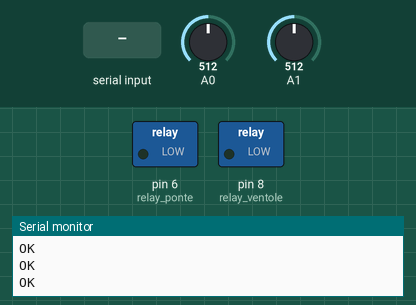
This sketch was run on a simulated Arduino Uno, built with avr-gcc and run on an emulated ATmega328P. Parts: switched loads named in the sketch (green lamp = pin HIGH), the last lines printed to the serial monitor. Inputs (shaded band) come from the test bench; at power-on: A0 = 512, A1 = 512. The modem accepts every AT command (registered, SIM ready, sends succeed) and sends nothing else.

Above: at 4.2 s.
4.3 s: "ON" received over the second serial link
At 4.9 s:
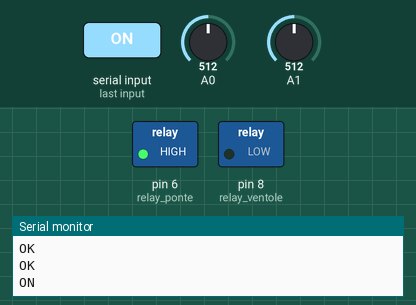
5.9 s: "OFF" received over the second serial link
At 7.4 s:
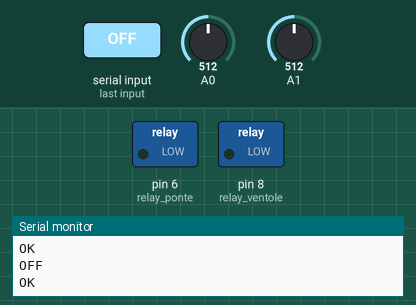
Timing chart, 0 to 8.9 s (numbered marks = the images above; inputs shaded):
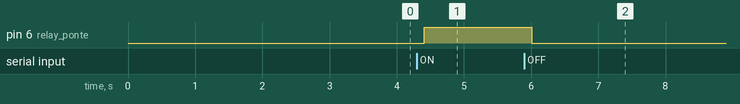

The sketch:

ponteRadio.ino
```cpp
#include "SoftwareSerial.h";
#include <Sim800l.h>

SoftwareSerial mySerial(3,2);  // (Rx,Tx  > Tx,Rx)

//defiine libreria
Sim800l Sim800l;

float voltaggio;
float temp_radio1;
int temp_radio2;
char incomingByte;
String inputString;
int relay_ponte = 6; // Output for Relay Control
int relay_ventole = 8;
int statorelay_ponte;

bool tempAlert=false;

void setup()
{
      pinMode(relay_ponte, OUTPUT);
      digitalWrite(relay_ponte, LOW);
      pinMode(relay_ventole, OUTPUT);
      digitalWrite(relay_ventole, LOW);
      Serial.begin(9600);
      mySerial.begin(9600);

     while(!mySerial.available()){
        mySerial.println("AT");
        delay(1000);
        Serial.println("Connessione in corso...");
        }
      Serial.println("Connesso !");

      mySerial.println("AT+CMGF=1");  //Set SMS to Text Mode
      delay(1000);
      mySerial.println("AT+CNMI=1,2,0,0,0");  //Procedure to handle newly arrived messages(command name in text: new message indications to TE)
      delay(1000);
      mySerial.println("AT+CMGL=\"REC UNREAD\""); // Read Unread Messages
     }

void loop(){

  //msg arrivato
  if(mySerial.available()){
      delay(100);

      // Serial Buffer
      while(mySerial.available()){
        incomingByte = mySerial.read();
        inputString += incomingByte;
        }

        delay(10);

        Serial.println(inputString);
        inputString.toUpperCase(); // Uppercase the Received Message


        //turn RELAY ON or OFF
        if (inputString.indexOf("ON") > -1){
          digitalWrite(relay_ponte, HIGH);
        }

        if (inputString.indexOf("OFF") > -1){
          digitalWrite(relay_ponte, LOW);
        }

        if (inputString.indexOf("STATUS") > -1){
          delay(100);

          voltaggio = analogRead(A0)*0.01368 ;
          temp_radio1= map(analogRead(A1),0,1023,0,5000)/10;
          temp_radio2= map(analogRead(A2),0,1023,0,5000)/10;
          Serial.print("TEMP_RADIO 1: ");
          Serial.print(temp_radio1);
          Serial.println("°C");
          Serial.print("TEMP_RADIO 2: ");
          Serial.print(temp_radio2);
          Serial.println("°C");
          Serial.print("TENSIONE BATTERIA: ");
          Serial.print(voltaggio);
          Serial.println("V");
          delay(100);

          statorelay_ponte= digitalRead(relay_ponte);


          if(statorelay_ponte){
            Serial.println("PONTE ATTIVO");
          } else {
            Serial.println("PONTE NON ATTIVO");
          }

          delay(1000);
          statorelay_ponte = "";


        }

        //Delete Messages & Save Memory
        if (inputString.indexOf("OK") == -1){
        mySerial.println("AT+CMGDA=\"DEL ALL\"");
        delay(1000);

        }

        inputString = "";
  }

  voltaggio = analogRead(A0)*0.01368 ;
  temp_radio1= analogRead(A1)/2.046;

  //temp_radio2= map(analogRead(A2),0,1023,0,5000)/10;
  //if(temp_radio1 >35 || temp_radio2>35)


  if(temp_radio1>35 || temp_radio2>35){
    //accendi ventole
  }else if(temp_radio1<25 || temp_radio2<25){
    //spegni ventole
  }


  }//end loop
```

Sim800l.h
```cpp
/* this library is writing by  Cristian Steib.
 *      steibkhriz@gmail.com
 *  Designed to work with the GSM Sim800l,maybe work with SIM900L
 *
 *     This library use SoftwareSerial, you can define de RX and TX pin
 *     in the header "Sim800l.h" ,by default the pin is RX=10 TX=11..
 *     be sure that gnd is attached to arduino too.
 *     You can also change the other preferred RESET_PIN
 *
 *     Esta libreria usa SoftwareSerial, se pueden cambiar los pines de RX y TX
 *     en el archivo header, "Sim800l.h", por defecto los pines vienen configurado en
 *     RX=10 TX=11.
 *     Tambien se puede cambiar el RESET_PIN por otro que prefiera
 *
 *    PINOUT:
 *        _____________________________
 *       |  ARDUINO UNO >>>   SIM800L  |
 *        -----------------------------
 *            GND      >>>   GND
 *        RX  10       >>>   TX
 *        TX  11       >>>   RX
 *       RESET 2       >>>   RST
 *
 *   POWER SOURCE 4.2V >>> VCC
 *
 *    Created on: April 20, 2016
 *        Author: Cristian Steib
 *
 *
*/
#ifndef Sim800l_h
#define Sim800l_h
#include <SoftwareSerial.h>
#include "Arduino.h"


#define RX_PIN 3
#define TX_PIN 2
#define RESET_PIN 7   // pin to the reset pin sim800l

#define LED true // used for indicator led, in case that you don want set to false .
#define LED_PIN 8 //pin to indicate states.


class Sim800l
{
  private:
	int _timeout;
	String _buffer;
		String _readSerial();


  public:

 	void begin();
 	void reset();

 	// Methods for calling || Funciones de llamadas.
 	bool answerCall();
 	void callNumber(char* number);
 	bool hangoffCall();
 	uint8_t getCallStatus();
 	//Methods for sms || Funciones de SMS.
	bool sendSms(char* number,char* text);
	String readSms(uint8_t index); //return all the content of sms
	String getNumberSms(uint8_t index); //return the number of the sms..
	bool delAllSms();     // return :  OK or ERROR ..

	void signalQuality();
	void setPhoneFunctionality();
	void activateBearerProfile();
	void deactivateBearerProfile();
	//get time with the variables by reference
	void RTCtime(int *day,int *month, int *year,int *hour,int *minute, int *second);
	String dateNet(); //return date,time, of the network
	bool updateRtc(int utc);  //Update the RTC Clock with de Time AND Date of red-.
};

#endif
```

Measured:
- after the input at 4.3 s, pin 6 (relay_ponte): LOW → HIGH after 0.11 s
- after the input at 5.9 s, pin 6 (relay_ponte): HIGH → LOW after 0.11 s
